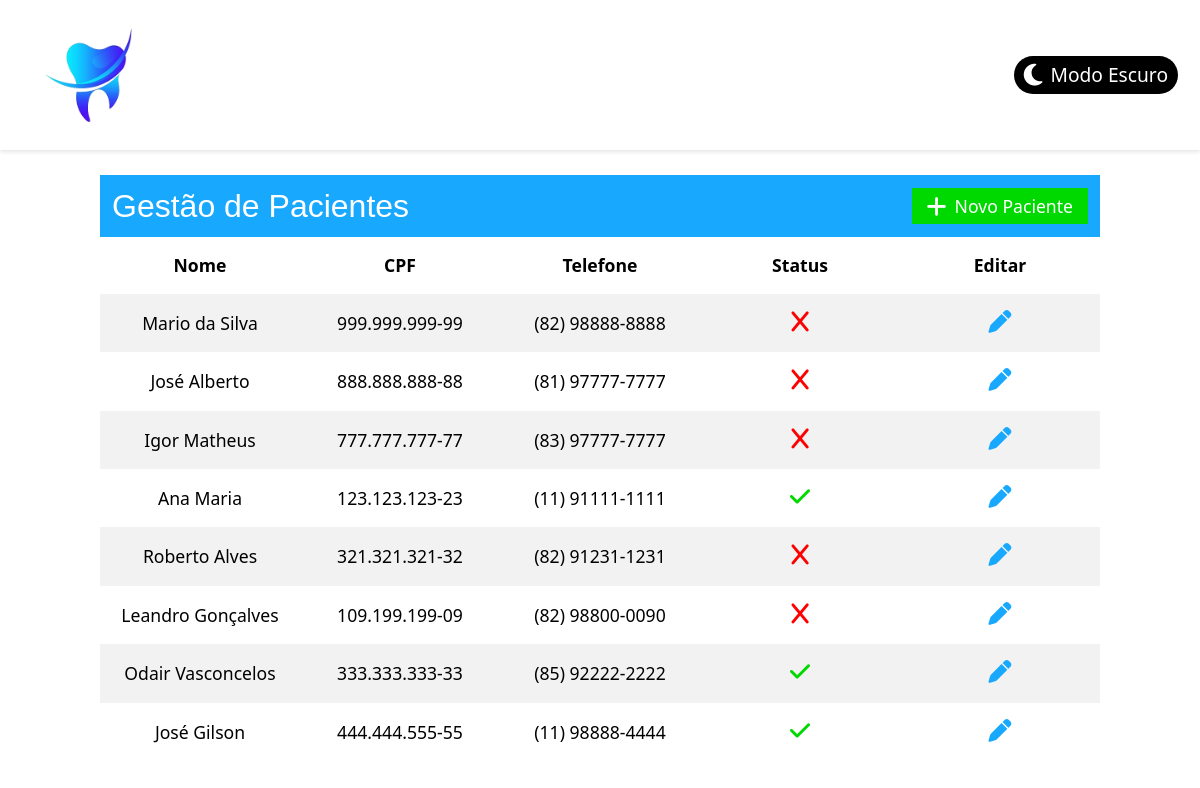
The page / on the database its author committed.
### tables this page shows
CREATE TABLE `pacientes` (
  `id` int NOT NULL AUTO_INCREMENT,
  `nome` varchar(255) NOT NULL,
  `cpf` varchar(14) NOT NULL,
  `telefone` varchar(15) DEFAULT NULL,
  `situacao` tinyint(1) NOT NULL DEFAULT '1',
  PRIMARY KEY (`id`)
);

### db.php (called while the page is built, shortened)
<?php
$config = include 'config.php';
$servidor = $config['servidor'];
$usuario = $config['usuario'];
$senha = $config['senha'];
$db = $config['db'];
$porta = $config['porta'];
$conexao = mysqli_connect($servidor, $usuario, $senha, $db, $porta);
$query = "SELECT * FROM pacientes";
$consulta_pacientes = mysqli_query($conexao, $query);

### views/pacientes.php (the view)
<div class="pacientes d-flex justify-content-center align-items-center">
    <div class="tabela-container mt-5 mt-md-0">
        <div class="row titulo-container py-1 mt-5 mt-md-0 mb-0">
            <div class="titulo col-6">
                <h2 class="mt-2">Gestão de Pacientes</h2>
            </div>
            <div class="col-6 d-flex justify-content-end align-items-center">
                <a href="?pagina=inserir_paciente" class="sem-sublinhado"><button class="botao d-flex align-items-center"><i class="fa-solid fa-plus me-2"></i> Novo Paciente</button></a>
            </div>
        </div>
        <div class="table-responsive">
            <table class="tabela table-striped text-center">
                <thead>
                    <tr>
                        <th>Nome</th>
                        <th>CPF</th>
                        <th>Telefone</th>
                        <th>Status</th>
                        <th>Editar</th>
                    </tr>
                </thead>
                <tbody>
                        <?php
                            while ($linha = mysqli_fetch_array($consulta_pacientes)) {
                                echo "<tr>
                                        <td><a href='?pagina=linha_do_tempo&id=" . $linha['id'] . "' class='sem-sublinhado link'>" . $linha['nome'] . "</a></td>
                                        <td> " . $linha['cpf'] . " </td>
                                        <td> " . $linha['telefone'] . " </td>";
                                if ($linha['situacao'] == 1) {
                                    echo "<td><i class='fa-solid fa-check'></i></td>";
                                } else {
                                    echo "<td><i class='fa-solid fa-x'></i></td>";
                                }
                                echo "<td><a href='?pagina=editar_paciente&id=" . $linha['id'] . "'><button class='botao-icone'><i class='fa-solid fa-pen'></i></button></a></td>
                                </tr>";
                            }
                        ?>
                </tbody>
            </table>
        </div>
    </div>
</div>

### header.php (shortened to what this page needs)
<!DOCTYPE html>
<html lang="pt-br">
<head>
    <link rel="stylesheet" href="https://cdnjs.cloudflare.com/ajax/libs/font-awesome/6.5.1/css/all.min.css">
    <link href="https://cdn.jsdelivr.net/npm/bootstrap@5.3.3/dist/css/bootstrap.min.css" rel="stylesheet">
    <link rel="stylesheet" href="css/estilo.css">
</head>
<body>
    <header class="cabecalho container-fluid">
        <div class="row">
            <div class="col-6">
                <img src="assets/logo.png" alt="Logo" class="logo-cabecalho img-fluid">
            </div>
            <div class="col-6 d-flex justify-content-end align-items-center">
                <button onclick="alternarTema()" id="alternar-tema" class="tema d-flex align-items-center"><i class="fa-solid fa-moon me-2"></i>Modo Escuro</button>
            </div>
        </div>
    </header>

### index.php
<?php
require "db.php";
include "header.php";
if (isset($_GET["pagina"])) {
    $pagina = $_GET["pagina"];
    if ($pagina == "inserir_paciente") {
        include "views/inserir_paciente.php";
    } else if ($pagina == "editar_paciente") {
        include "views/editar_paciente.php";
    } else if ($pagina == "linha_do_tempo") {
        include "views/linha_do_tempo.php";
    } else {
        include "views/pacientes.php";
    }
} else {
    include "views/pacientes.php";
}
include "footer.php";

### footer.php (shortened to what this page needs)
</body>
</html>

### css/estilo.css (style rules this page uses)
:root { --azul: #18A8FE; --azul-escuro: #008cdd; --verde: #00d900; --verde-escuro: #009000; --vermelho: #ff0000; --vermelho-escuro: #c70000; --fundo: #ffffff; --texto: #000000; }
.cabecalho { padding: 0 10px; box-shadow: 0 2px 4px rgba(0,0,0,0.1); }
.logo-cabecalho { width: 150px; }
.tema { background-color: var(--texto); color: var(--fundo); border: none; border-radius: 30px; font-size: 1.2em; padding: 5px 10px; transition: box-shadow 0.3s ease; }
.pacientes { margin-top: 25px; }
.titulo-container { background-color: var(--azul); }
.row { padding: 0; margin: 0; }
.titulo { color: white; font-family: 'Gill Sans', 'Gill Sans MT', Calibri, 'Trebuchet MS', sans-serif; }
.sem-sublinhado { text-decoration: none; }
.link { color: var(--texto); }
.botao { background-color: var(--verde); color: white; border: none; padding: 5px 15px; font-size: 1.1em; font-weight: 500; transition: background-color 0.3s; }
.tabela { background-color: var(--fundo) !important; color: var(--texto) !important; border-color: var(--texto) !important; width: 100%; table-layout: auto; font-size: 0.9em; width: 100%; table-layout: fixed; word-wrap: break-word; }
.tabela th, .tabela td { padding: 15px 20px; vertical-align: middle; }
.table-striped tbody tr:nth-of-type(odd) { background-color: rgba(0, 0, 0, 0.05) !important; }
.fa-solid { font-size: 1.5em; }
.fa-plus { font-size: 1.2em; }
.botao-icone { border: none; background: transparent; }
.fa-check { color: var(--verde); }
.fa-x { color: var(--vermelho); }
.fa-pen { color: var(--azul); }
@media (min-width: 768px) { .tabela-container { width: 1000px; } }
@media (min-width: 768px) { .tabela { font-size: 1.1em; } }
@media (min-width: 768px) { .fa-solid { font-size: 1.3em; } }

### rows shown on the page
pacientes: nome "Mario da Silva", cpf "999.999.999-99", telefone "(82) 98888-8888", situacao 0 (drawn)
pacientes: nome "José Alberto", cpf "888.888.888-88", telefone "(81) 97777-7777", situacao 0 (drawn)
pacientes: nome "Igor Matheus", cpf "777.777.777-77", telefone "(83) 97777-7777", situacao 0 (drawn)
pacientes: nome "Ana Maria", cpf "123.123.123-23", telefone "(11) 91111-1111", situacao 1 (drawn)
pacientes: nome "Roberto Alves", cpf "321.321.321-32", telefone "(82) 91231-1231", situacao 0 (drawn)
pacientes: nome "Leandro Gonçalves", cpf "109.199.199-09", telefone "(82) 98800-0090", situacao 0 (drawn)
pacientes: nome "Odair Vasconcelos", cpf "333.333.333-33", telefone "(85) 92222-2222", situacao 1 (drawn)
pacientes: nome "José Gilson", cpf "444.444.555-55", telefone "(11) 98888-4444", situacao 1 (drawn)
